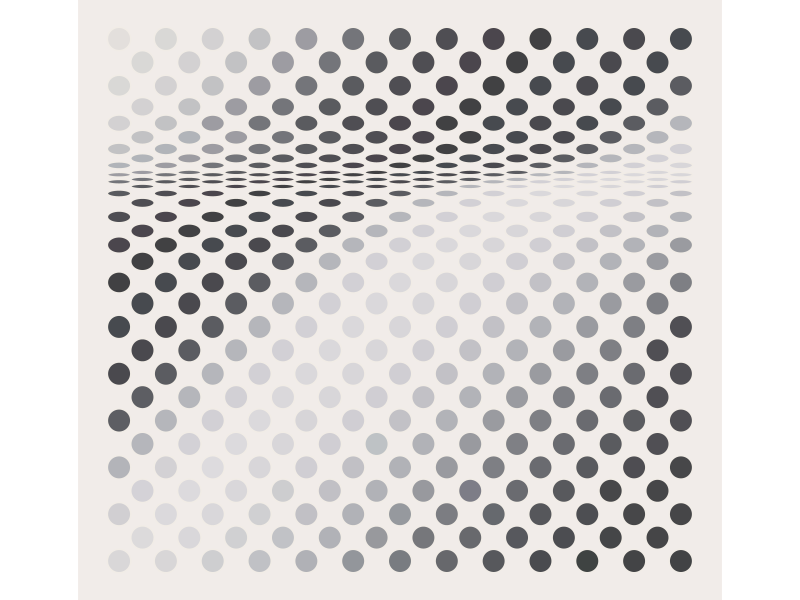

Generate this figure with R:
library(ggplot2)
library(ggforce)

# https://www.tate.org.uk/art/artworks/riley-hesitate-t04132
# Bridget Riley
# Hesitate
# 1964

ggplot() +

  # even rows (when a = 1 for first 12 rows)
  # x: start with 0 and go to 48 by 4
  # y: start with 0 and goes to _ by 4
  geom_ellipse(aes(x0 = 0, y0 = 0, a = 1, b = 1, angle = pi),  fill = "#D9D7D8", color = "#F1ECE6") +
  geom_ellipse(aes(x0 = 4, y0 = 0, a = 1, b = 1, angle = pi),  fill = "#D8D6D7", color = "#F1ECE6") +
  geom_ellipse(aes(x0 = 8, y0 = 0, a = 1, b = 1, angle = pi),  fill = "#CECED0", color = "#F1ECE6") +
  geom_ellipse(aes(x0 = 12, y0 = 0, a = 1, b = 1, angle = pi), fill = "#C0C1C5", color = "#F1ECE6") +
  geom_ellipse(aes(x0 = 16, y0 = 0, a = 1, b = 1, angle = pi), fill = "#B0B1B6", color = "#F1ECE6") +
  geom_ellipse(aes(x0 = 20, y0 = 0, a = 1, b = 1, angle = pi), fill = "#93969B", color = "#F1ECE6") +
  geom_ellipse(aes(x0 = 24, y0 = 0, a = 1, b = 1, angle = pi), fill = "#797C81", color = "#F1ECE6") +
  geom_ellipse(aes(x0 = 28, y0 = 0, a = 1, b = 1, angle = pi), fill = "#67686C", color = "#F1ECE6") +
  geom_ellipse(aes(x0 = 32, y0 = 0, a = 1, b = 1, angle = pi), fill = "#57585C", color = "#F1ECE6") +
  geom_ellipse(aes(x0 = 36, y0 = 0, a = 1, b = 1, angle = pi), fill = "#4A4B4F", color = "#F1ECE6") +
  geom_ellipse(aes(x0 = 40, y0 = 0, a = 1, b = 1, angle = pi), fill = "#3F4342", color = "#F1ECE6") +
  geom_ellipse(aes(x0 = 44, y0 = 0, a = 1, b = 1, angle = pi), fill = "#434446", color = "#F1ECE6") +
  geom_ellipse(aes(x0 = 48, y0 = 0, a = 1, b = 1, angle = pi), fill = "#424345", color = "#F1ECE6") +

  # odd rows (when a = 1 for first 12 rows)
  # x: start with 2 and go to 48 by 4
  # y: start with 2 and goes to _ by 4
  geom_ellipse(aes(x0 = 2, y0 = 2, a = 1, b = 1, angle = pi),  fill = "#DCDADB", color = "#F1ECE6") +
  geom_ellipse(aes(x0 = 6, y0 = 2, a = 1, b = 1, angle = pi),  fill = "#D9D7DA", color = "#F1ECE6") +
  geom_ellipse(aes(x0 = 10, y0 = 2, a = 1, b = 1, angle = pi), fill = "#D0D0D2", color = "#F1ECE6") +
  geom_ellipse(aes(x0 = 14, y0 = 2, a = 1, b = 1, angle = pi), fill = "#C1C2C6", color = "#F1ECE6") +
  geom_ellipse(aes(x0 = 18, y0 = 2, a = 1, b = 1, angle = pi), fill = "#B1B2B7", color = "#F1ECE6") +
  geom_ellipse(aes(x0 = 22, y0 = 2, a = 1, b = 1, angle = pi), fill = "#98999D", color = "#F1ECE6") +
  geom_ellipse(aes(x0 = 26, y0 = 2, a = 1, b = 1, angle = pi), fill = "#76777B", color = "#F1ECE6") +
  geom_ellipse(aes(x0 = 30, y0 = 2, a = 1, b = 1, angle = pi), fill = "#68696D", color = "#F1ECE6") +
  geom_ellipse(aes(x0 = 34, y0 = 2, a = 1, b = 1, angle = pi), fill = "#57585D", color = "#F1ECE6") +
  geom_ellipse(aes(x0 = 38, y0 = 2, a = 1, b = 1, angle = pi), fill = "#4C4D51", color = "#F1ECE6") +
  geom_ellipse(aes(x0 = 42, y0 = 2, a = 1, b = 1, angle = pi), fill = "#454648", color = "#F1ECE6") +
  geom_ellipse(aes(x0 = 46, y0 = 2, a = 1, b = 1, angle = pi), fill = "#454547", color = "#F1ECE6") +

  geom_ellipse(aes(x0 = 0, y0 = 4, a = 1, b = 1,  angle = pi), fill = "#D1CFD2", color = "#F1ECE6") +
  geom_ellipse(aes(x0 = 4, y0 = 4, a = 1, b = 1,  angle = pi), fill = "#DBD9DC", color = "#F1ECE6") +
  geom_ellipse(aes(x0 = 8, y0 = 4, a = 1, b = 1,  angle = pi), fill = "#D9D7DA", color = "#F1ECE6") +
  geom_ellipse(aes(x0 = 12, y0 = 4, a = 1, b = 1, angle = pi), fill = "#D0D0D2", color = "#F1ECE6") +
  geom_ellipse(aes(x0 = 16, y0 = 4, a = 1, b = 1, angle = pi), fill = "#C1C0C5", color = "#F1ECE6") +
  geom_ellipse(aes(x0 = 20, y0 = 4, a = 1, b = 1, angle = pi), fill = "#B1B2B7", color = "#F1ECE6") +
  geom_ellipse(aes(x0 = 24, y0 = 4, a = 1, b = 1, angle = pi), fill = "#96999E", color = "#F1ECE6") +
  geom_ellipse(aes(x0 = 28, y0 = 4, a = 1, b = 1, angle = pi), fill = "#7C7D82", color = "#F1ECE6") +
  geom_ellipse(aes(x0 = 32, y0 = 4, a = 1, b = 1, angle = pi), fill = "#66696E", color = "#F1ECE6") +
  geom_ellipse(aes(x0 = 36, y0 = 4, a = 1, b = 1, angle = pi), fill = "#56575B", color = "#F1ECE6") +
  geom_ellipse(aes(x0 = 40, y0 = 4, a = 1, b = 1, angle = pi), fill = "#4D4E52", color = "#F1ECE6") +
  geom_ellipse(aes(x0 = 44, y0 = 4, a = 1, b = 1, angle = pi), fill = "#474749", color = "#F1ECE6") +
  geom_ellipse(aes(x0 = 48, y0 = 4, a = 1, b = 1, angle = pi), fill = "#464648", color = "#F1ECE6") +

  geom_ellipse(aes(x0 = 2, y0 = 6, a = 1, b = 1,  angle = pi), fill = "#D4D2D7", color = "#F1ECE6") +
  geom_ellipse(aes(x0 = 6, y0 = 6, a = 1, b = 1,  angle = pi), fill = "#DCDADD", color = "#F1ECE6") +
  geom_ellipse(aes(x0 = 10, y0 = 6, a = 1, b = 1, angle = pi), fill = "#D9D7DA", color = "#F1ECE6") +
  geom_ellipse(aes(x0 = 14, y0 = 6, a = 1, b = 1, angle = pi), fill = "#CDCDCF", color = "#F1ECE6") +
  geom_ellipse(aes(x0 = 18, y0 = 6, a = 1, b = 1, angle = pi), fill = "#C1C0C5", color = "#F1ECE6") +
  geom_ellipse(aes(x0 = 22, y0 = 6, a = 1, b = 1, angle = pi), fill = "#B1B2B7", color = "#F1ECE6") +
  geom_ellipse(aes(x0 = 26, y0 = 6, a = 1, b = 1, angle = pi), fill = "#98999E", color = "#F1ECE6") +
  geom_ellipse(aes(x0 = 30, y0 = 6, a = 1, b = 1, angle = pi), fill = "#7D7D87", color = "#F1ECE6") +
  geom_ellipse(aes(x0 = 34, y0 = 6, a = 1, b = 1, angle = pi), fill = "#6A6B70", color = "#F1ECE6") +
  geom_ellipse(aes(x0 = 38, y0 = 6, a = 1, b = 1, angle = pi), fill = "#58595D", color = "#F1ECE6") +
  geom_ellipse(aes(x0 = 42, y0 = 6, a = 1, b = 1, angle = pi), fill = "#474749", color = "#F1ECE6") +
  geom_ellipse(aes(x0 = 46, y0 = 6, a = 1, b = 1, angle = pi), fill = "#464648", color = "#F1ECE6") + 

  geom_ellipse(aes(x0 = 0,  y0 = 8, a = 1, b = 1, angle = pi), fill = "#B3B4B9", color = "#F1ECE6") +
  geom_ellipse(aes(x0 = 4,  y0 = 8, a = 1, b = 1, angle = pi), fill = "#D3D1D4", color = "#F1ECE6") +
  geom_ellipse(aes(x0 = 8,  y0 = 8, a = 1, b = 1, angle = pi), fill = "#DDDBDE", color = "#F1ECE6") +
  geom_ellipse(aes(x0 = 12, y0 = 8, a = 1, b = 1, angle = pi), fill = "#D8D6D9", color = "#F1ECE6") +
  geom_ellipse(aes(x0 = 16, y0 = 8, a = 1, b = 1, angle = pi), fill = "#D0CED3", color = "#F1ECE6") +
  geom_ellipse(aes(x0 = 20, y0 = 8, a = 1, b = 1, angle = pi), fill = "#C1C0C5", color = "#F1ECE6") +
  geom_ellipse(aes(x0 = 24, y0 = 8, a = 1, b = 1, angle = pi), fill = "#B1B2B7", color = "#F1ECE6") +
  geom_ellipse(aes(x0 = 28, y0 = 8, a = 1, b = 1, angle = pi), fill = "#999A9F", color = "#F1ECE6") +
  geom_ellipse(aes(x0 = 32, y0 = 8, a = 1, b = 1, angle = pi), fill = "#7E7F84", color = "#F1ECE6") +
  geom_ellipse(aes(x0 = 36, y0 = 8, a = 1, b = 1, angle = pi), fill = "#6A6B70", color = "#F1ECE6") +
  geom_ellipse(aes(x0 = 40, y0 = 8, a = 1, b = 1, angle = pi), fill = "#595A5E", color = "#F1ECE6") +
  geom_ellipse(aes(x0 = 44, y0 = 8, a = 1, b = 1, angle = pi), fill = "#4E4D52", color = "#F1ECE6") +
  geom_ellipse(aes(x0 = 48, y0 = 8, a = 1, b = 1, angle = pi), fill = "#474749", color = "#F1ECE6") +

  geom_ellipse(aes(x0 = 2,  y0 = 10, a = 1, b = 1, angle = pi), fill = "#B5B6BB", color = "#F1ECE6") +
  geom_ellipse(aes(x0 = 6,  y0 = 10, a = 1, b = 1, angle = pi), fill = "#D3D1D6", color = "#F1ECE6") +
  geom_ellipse(aes(x0 = 10, y0 = 10, a = 1, b = 1, angle = pi), fill = "#DCDADD", color = "#F1ECE6") +
  geom_ellipse(aes(x0 = 14, y0 = 10, a = 1, b = 1, angle = pi), fill = "#D8D6D9", color = "#F1ECE6") +
  geom_ellipse(aes(x0 = 18, y0 = 10, a = 1, b = 1, angle = pi), fill = "#D0CED3", color = "#F1ECE6") +
  geom_ellipse(aes(x0 = 22, y0 = 10, a = 1, b = 1, angle = pi), fill = "#BEC2C5", color = "#F1ECE6") +
  geom_ellipse(aes(x0 = 26, y0 = 10, a = 1, b = 1, angle = pi), fill = "#B1B2B7", color = "#F1ECE6") +
  geom_ellipse(aes(x0 = 30, y0 = 10, a = 1, b = 1, angle = pi), fill = "#999A9F", color = "#F1ECE6") +
  geom_ellipse(aes(x0 = 34, y0 = 10, a = 1, b = 1, angle = pi), fill = "#7F8085", color = "#F1ECE6") +
  geom_ellipse(aes(x0 = 38, y0 = 10, a = 1, b = 1, angle = pi), fill = "#6A6B70", color = "#F1ECE6") +
  geom_ellipse(aes(x0 = 42, y0 = 10, a = 1, b = 1, angle = pi), fill = "#5A5B5F", color = "#F1ECE6") +
  geom_ellipse(aes(x0 = 46, y0 = 10, a = 1, b = 1, angle = pi), fill = "#504F54", color = "#F1ECE6") +

  geom_ellipse(aes(x0 = 0,  y0 = 12, a = 1, b = 1, angle = pi), fill = "#5D5E63", color = "#F1ECE6") +
  geom_ellipse(aes(x0 = 4,  y0 = 12, a = 1, b = 1, angle = pi), fill = "#B5B6BB", color = "#F1ECE6") +
  geom_ellipse(aes(x0 = 8,  y0 = 12, a = 1, b = 1, angle = pi), fill = "#D2D0D5", color = "#F1ECE6") +
  geom_ellipse(aes(x0 = 12, y0 = 12, a = 1, b = 1, angle = pi), fill = "#DBD9DC", color = "#F1ECE6") +
  geom_ellipse(aes(x0 = 16, y0 = 12, a = 1, b = 1, angle = pi), fill = "#D7D5D8", color = "#F1ECE6") +
  geom_ellipse(aes(x0 = 20, y0 = 12, a = 1, b = 1, angle = pi), fill = "#D0CED3", color = "#F1ECE6") +
  geom_ellipse(aes(x0 = 24, y0 = 12, a = 1, b = 1, angle = pi), fill = "#C2C1C6", color = "#F1ECE6") +
  geom_ellipse(aes(x0 = 28, y0 = 12, a = 1, b = 1, angle = pi), fill = "#B2B3B8", color = "#F1ECE6") +
  geom_ellipse(aes(x0 = 32, y0 = 12, a = 1, b = 1, angle = pi), fill = "#9A9BA0", color = "#F1ECE6") +
  geom_ellipse(aes(x0 = 36, y0 = 12, a = 1, b = 1, angle = pi), fill = "#7E7F84", color = "#F1ECE6") +
  geom_ellipse(aes(x0 = 40, y0 = 12, a = 1, b = 1, angle = pi), fill = "#6A6B70", color = "#F1ECE6") +
  geom_ellipse(aes(x0 = 44, y0 = 12, a = 1, b = 1, angle = pi), fill = "#5B5C60", color = "#F1ECE6") +
  geom_ellipse(aes(x0 = 48, y0 = 12, a = 1, b = 1, angle = pi), fill = "#504F54", color = "#F1ECE6") +

  geom_ellipse(aes(x0 = 2,  y0 = 14, a = 1, b = 1, angle = pi), fill = "#5D5E63", color = "#F1ECE6") +
  geom_ellipse(aes(x0 = 6,  y0 = 14, a = 1, b = 1, angle = pi), fill = "#B5B6BB", color = "#F1ECE6") +
  geom_ellipse(aes(x0 = 10, y0 = 14, a = 1, b = 1, angle = pi), fill = "#D2D0D5", color = "#F1ECE6") +
  geom_ellipse(aes(x0 = 14, y0 = 14, a = 1, b = 1, angle = pi), fill = "#DAD8DB", color = "#F1ECE6") +
  geom_ellipse(aes(x0 = 18, y0 = 14, a = 1, b = 1, angle = pi), fill = "#D8D6D9", color = "#F1ECE6") +
  geom_ellipse(aes(x0 = 22, y0 = 14, a = 1, b = 1, angle = pi), fill = "#D0CED3", color = "#F1ECE6") +
  geom_ellipse(aes(x0 = 26, y0 = 14, a = 1, b = 1, angle = pi), fill = "#C2C1C6", color = "#F1ECE6") +
  geom_ellipse(aes(x0 = 30, y0 = 14, a = 1, b = 1, angle = pi), fill = "#B2B3B8", color = "#F1ECE6") +
  geom_ellipse(aes(x0 = 34, y0 = 14, a = 1, b = 1, angle = pi), fill = "#9A9BA0", color = "#F1ECE6") +
  geom_ellipse(aes(x0 = 38, y0 = 14, a = 1, b = 1, angle = pi), fill = "#7E7F84", color = "#F1ECE6") +
  geom_ellipse(aes(x0 = 42, y0 = 14, a = 1, b = 1, angle = pi), fill = "#6A6B70", color = "#F1ECE6") +
  geom_ellipse(aes(x0 = 46, y0 = 14, a = 1, b = 1, angle = pi), fill = "#504F54", color = "#F1ECE6") +

  geom_ellipse(aes(x0 = 0,  y0 = 16, a = 1, b = 1, angle = pi), fill = "#4A494E", color = "#F1ECE6") +
  geom_ellipse(aes(x0 = 4,  y0 = 16, a = 1, b = 1, angle = pi), fill = "#5B5C61", color = "#F1ECE6") +
  geom_ellipse(aes(x0 = 8,  y0 = 16, a = 1, b = 1, angle = pi), fill = "#B5B6BB", color = "#F1ECE6") +
  geom_ellipse(aes(x0 = 12, y0 = 16, a = 1, b = 1, angle = pi), fill = "#D2D0D5", color = "#F1ECE6") +
  geom_ellipse(aes(x0 = 16, y0 = 16, a = 1, b = 1, angle = pi), fill = "#DAD8DB", color = "#F1ECE6") +
  geom_ellipse(aes(x0 = 20, y0 = 16, a = 1, b = 1, angle = pi), fill = "#D8D6D9", color = "#F1ECE6") +
  geom_ellipse(aes(x0 = 24, y0 = 16, a = 1, b = 1, angle = pi), fill = "#D0CED3", color = "#F1ECE6") +
  geom_ellipse(aes(x0 = 28, y0 = 16, a = 1, b = 1, angle = pi), fill = "#C2C1C6", color = "#F1ECE6") +
  geom_ellipse(aes(x0 = 32, y0 = 16, a = 1, b = 1, angle = pi), fill = "#B2B3B8", color = "#F1ECE6") +
  geom_ellipse(aes(x0 = 36, y0 = 16, a = 1, b = 1, angle = pi), fill = "#9A9BA0", color = "#F1ECE6") +
  geom_ellipse(aes(x0 = 40, y0 = 16, a = 1, b = 1, angle = pi), fill = "#7E7F84", color = "#F1ECE6") +
  geom_ellipse(aes(x0 = 44, y0 = 16, a = 1, b = 1, angle = pi), fill = "#6A6B70", color = "#F1ECE6") +
  geom_ellipse(aes(x0 = 48, y0 = 16, a = 1, b = 1, angle = pi), fill = "#504F54", color = "#F1ECE6") +

  geom_ellipse(aes(x0 = 2,  y0 = 18, a = 1, b = 1, angle = pi), fill = "#4A494E", color = "#F1ECE6") +
  geom_ellipse(aes(x0 = 6,  y0 = 18, a = 1, b = 1, angle = pi), fill = "#5B5C61", color = "#F1ECE6") +
  geom_ellipse(aes(x0 = 10, y0 = 18, a = 1, b = 1, angle = pi), fill = "#B5B6BB", color = "#F1ECE6") +
  geom_ellipse(aes(x0 = 14, y0 = 18, a = 1, b = 1, angle = pi), fill = "#D2D0D5", color = "#F1ECE6") +
  geom_ellipse(aes(x0 = 18, y0 = 18, a = 1, b = 1, angle = pi), fill = "#DAD8DB", color = "#F1ECE6") +
  geom_ellipse(aes(x0 = 22, y0 = 18, a = 1, b = 1, angle = pi), fill = "#D8D6D9", color = "#F1ECE6") +
  geom_ellipse(aes(x0 = 26, y0 = 18, a = 1, b = 1, angle = pi), fill = "#D0CED3", color = "#F1ECE6") +
  geom_ellipse(aes(x0 = 30, y0 = 18, a = 1, b = 1, angle = pi), fill = "#C2C1C6", color = "#F1ECE6") +
  geom_ellipse(aes(x0 = 34, y0 = 18, a = 1, b = 1, angle = pi), fill = "#B2B3B8", color = "#F1ECE6") +
  geom_ellipse(aes(x0 = 38, y0 = 18, a = 1, b = 1, angle = pi), fill = "#9A9BA0", color = "#F1ECE6") +
  geom_ellipse(aes(x0 = 42, y0 = 18, a = 1, b = 1, angle = pi), fill = "#7E7F84", color = "#F1ECE6") +
  geom_ellipse(aes(x0 = 46, y0 = 18, a = 1, b = 1, angle = pi), fill = "#504F54", color = "#F1ECE6") +

  geom_ellipse(aes(x0 = 0,  y0 = 20, a = 1, b = 1, angle = pi), fill = "#474A4F", color = "#F1ECE6") +
  geom_ellipse(aes(x0 = 4,  y0 = 20, a = 1, b = 1, angle = pi), fill = "#4A494E", color = "#F1ECE6") +
  geom_ellipse(aes(x0 = 8,  y0 = 20, a = 1, b = 1, angle = pi), fill = "#5B5C61", color = "#F1ECE6") +
  geom_ellipse(aes(x0 = 12, y0 = 20, a = 1, b = 1, angle = pi), fill = "#B5B6BB", color = "#F1ECE6") +
  geom_ellipse(aes(x0 = 16, y0 = 20, a = 1, b = 1, angle = pi), fill = "#D2D0D5", color = "#F1ECE6") +
  geom_ellipse(aes(x0 = 20, y0 = 20, a = 1, b = 1, angle = pi), fill = "#DAD8DB", color = "#F1ECE6") +
  geom_ellipse(aes(x0 = 24, y0 = 20, a = 1, b = 1, angle = pi), fill = "#D8D6D9", color = "#F1ECE6") +
  geom_ellipse(aes(x0 = 28, y0 = 20, a = 1, b = 1, angle = pi), fill = "#D0CED3", color = "#F1ECE6") +
  geom_ellipse(aes(x0 = 32, y0 = 20, a = 1, b = 1, angle = pi), fill = "#C2C1C6", color = "#F1ECE6") +
  geom_ellipse(aes(x0 = 36, y0 = 20, a = 1, b = 1, angle = pi), fill = "#B2B3B8", color = "#F1ECE6") +
  geom_ellipse(aes(x0 = 40, y0 = 20, a = 1, b = 1, angle = pi), fill = "#9A9BA0", color = "#F1ECE6") +
  geom_ellipse(aes(x0 = 44, y0 = 20, a = 1, b = 1, angle = pi), fill = "#7E7F84", color = "#F1ECE6") +
  geom_ellipse(aes(x0 = 48, y0 = 20, a = 1, b = 1, angle = pi), fill = "#504F54", color = "#F1ECE6") +

  geom_ellipse(aes(x0 = 2,  y0 = 22, a = 1, b = 1, angle = pi), fill = "#474A4F", color = "#F1ECE6") +
  geom_ellipse(aes(x0 = 6,  y0 = 22, a = 1, b = 1, angle = pi), fill = "#4A494E", color = "#F1ECE6") +
  geom_ellipse(aes(x0 = 10, y0 = 22, a = 1, b = 1, angle = pi), fill = "#5B5C61", color = "#F1ECE6") +
  geom_ellipse(aes(x0 = 14, y0 = 22, a = 1, b = 1, angle = pi), fill = "#B5B6BB", color = "#F1ECE6") +
  geom_ellipse(aes(x0 = 18, y0 = 22, a = 1, b = 1, angle = pi), fill = "#D2D0D5", color = "#F1ECE6") +
  geom_ellipse(aes(x0 = 22, y0 = 22, a = 1, b = 1, angle = pi), fill = "#DAD8DB", color = "#F1ECE6") +
  geom_ellipse(aes(x0 = 26, y0 = 22, a = 1, b = 1, angle = pi), fill = "#D8D6D9", color = "#F1ECE6") +
  geom_ellipse(aes(x0 = 30, y0 = 22, a = 1, b = 1, angle = pi), fill = "#D0CED3", color = "#F1ECE6") +
  geom_ellipse(aes(x0 = 34, y0 = 22, a = 1, b = 1, angle = pi), fill = "#C2C1C6", color = "#F1ECE6") +
  geom_ellipse(aes(x0 = 38, y0 = 22, a = 1, b = 1, angle = pi), fill = "#B2B3B8", color = "#F1ECE6") +
  geom_ellipse(aes(x0 = 42, y0 = 22, a = 1, b = 1, angle = pi), fill = "#9A9BA0", color = "#F1ECE6") +
  geom_ellipse(aes(x0 = 46, y0 = 22, a = 1, b = 1, angle = pi), fill = "#7E7F84", color = "#F1ECE6") +

  geom_ellipse(aes(x0 = 0,  y0 = 23.8, a = 1, b = 0.9, angle = pi), fill = "#414143", color = "#F1ECE6") +
  geom_ellipse(aes(x0 = 4,  y0 = 23.8, a = 1, b = 0.9, angle = pi), fill = "#474A4F", color = "#F1ECE6") +
  geom_ellipse(aes(x0 = 8,  y0 = 23.8, a = 1, b = 0.9, angle = pi), fill = "#4A494E", color = "#F1ECE6") +
  geom_ellipse(aes(x0 = 12, y0 = 23.8, a = 1, b = 0.9, angle = pi), fill = "#5B5C61", color = "#F1ECE6") +
  geom_ellipse(aes(x0 = 16, y0 = 23.8, a = 1, b = 0.9, angle = pi), fill = "#B5B6BB", color = "#F1ECE6") +
  geom_ellipse(aes(x0 = 20, y0 = 23.8, a = 1, b = 0.9, angle = pi), fill = "#D2D0D5", color = "#F1ECE6") +
  geom_ellipse(aes(x0 = 24, y0 = 23.8, a = 1, b = 0.9, angle = pi), fill = "#DAD8DB", color = "#F1ECE6") +
  geom_ellipse(aes(x0 = 28, y0 = 23.8, a = 1, b = 0.9, angle = pi), fill = "#D8D6D9", color = "#F1ECE6") +
  geom_ellipse(aes(x0 = 32, y0 = 23.8, a = 1, b = 0.9, angle = pi), fill = "#D0CED3", color = "#F1ECE6") +
  geom_ellipse(aes(x0 = 36, y0 = 23.8, a = 1, b = 0.9, angle = pi), fill = "#C2C1C6", color = "#F1ECE6") +
  geom_ellipse(aes(x0 = 40, y0 = 23.8, a = 1, b = 0.9, angle = pi), fill = "#B2B3B8", color = "#F1ECE6") +
  geom_ellipse(aes(x0 = 44, y0 = 23.8, a = 1, b = 0.9, angle = pi), fill = "#9A9BA0", color = "#F1ECE6") +
  geom_ellipse(aes(x0 = 48, y0 = 23.8, a = 1, b = 0.9, angle = pi), fill = "#7E7F84", color = "#F1ECE6") +

  geom_ellipse(aes(x0 = 2,  y0 = 25.6, a = 1, b = 0.8, angle = pi), fill = "#414143", color = "#F1ECE6") +
  geom_ellipse(aes(x0 = 6,  y0 = 25.6, a = 1, b = 0.8, angle = pi), fill = "#474A4F", color = "#F1ECE6") +
  geom_ellipse(aes(x0 = 10, y0 = 25.6, a = 1, b = 0.8, angle = pi), fill = "#4A494E", color = "#F1ECE6") +
  geom_ellipse(aes(x0 = 14, y0 = 25.6, a = 1, b = 0.8, angle = pi), fill = "#5B5C61", color = "#F1ECE6") +
  geom_ellipse(aes(x0 = 18, y0 = 25.6, a = 1, b = 0.8, angle = pi), fill = "#B5B6BB", color = "#F1ECE6") +
  geom_ellipse(aes(x0 = 22, y0 = 25.6, a = 1, b = 0.8, angle = pi), fill = "#D2D0D5", color = "#F1ECE6") +
  geom_ellipse(aes(x0 = 26, y0 = 25.6, a = 1, b = 0.8, angle = pi), fill = "#DAD8DB", color = "#F1ECE6") +
  geom_ellipse(aes(x0 = 30, y0 = 25.6, a = 1, b = 0.8, angle = pi), fill = "#D8D6D9", color = "#F1ECE6") +
  geom_ellipse(aes(x0 = 34, y0 = 25.6, a = 1, b = 0.8, angle = pi), fill = "#D0CED3", color = "#F1ECE6") +
  geom_ellipse(aes(x0 = 38, y0 = 25.6, a = 1, b = 0.8, angle = pi), fill = "#C2C1C6", color = "#F1ECE6") +
  geom_ellipse(aes(x0 = 42, y0 = 25.6, a = 1, b = 0.8, angle = pi), fill = "#B2B3B8", color = "#F1ECE6") +
  geom_ellipse(aes(x0 = 46, y0 = 25.6, a = 1, b = 0.8, angle = pi), fill = "#9A9BA0", color = "#F1ECE6") +

  geom_ellipse(aes(x0 = 0,  y0 = 27, a = 1, b = 0.7, angle = pi), fill = "#4B464D", color = "#F1ECE6") +
  geom_ellipse(aes(x0 = 4,  y0 = 27, a = 1, b = 0.7, angle = pi), fill = "#414143", color = "#F1ECE6") +
  geom_ellipse(aes(x0 = 8,  y0 = 27, a = 1, b = 0.7, angle = pi), fill = "#474A4F", color = "#F1ECE6") +
  geom_ellipse(aes(x0 = 12, y0 = 27, a = 1, b = 0.7, angle = pi), fill = "#4A494E", color = "#F1ECE6") +
  geom_ellipse(aes(x0 = 16, y0 = 27, a = 1, b = 0.7, angle = pi), fill = "#5B5C61", color = "#F1ECE6") +
  geom_ellipse(aes(x0 = 20, y0 = 27, a = 1, b = 0.7, angle = pi), fill = "#B5B6BB", color = "#F1ECE6") +
  geom_ellipse(aes(x0 = 24, y0 = 27, a = 1, b = 0.7, angle = pi), fill = "#D2D0D5", color = "#F1ECE6") +
  geom_ellipse(aes(x0 = 28, y0 = 27, a = 1, b = 0.7, angle = pi), fill = "#DAD8DB", color = "#F1ECE6") +
  geom_ellipse(aes(x0 = 32, y0 = 27, a = 1, b = 0.7, angle = pi), fill = "#D8D6D9", color = "#F1ECE6") +
  geom_ellipse(aes(x0 = 36, y0 = 27, a = 1, b = 0.7, angle = pi), fill = "#D0CED3", color = "#F1ECE6") +
  geom_ellipse(aes(x0 = 40, y0 = 27, a = 1, b = 0.7, angle = pi), fill = "#C2C1C6", color = "#F1ECE6") +
  geom_ellipse(aes(x0 = 44, y0 = 27, a = 1, b = 0.7, angle = pi), fill = "#B2B3B8", color = "#F1ECE6") +
  geom_ellipse(aes(x0 = 48, y0 = 27, a = 1, b = 0.7, angle = pi), fill = "#9A9BA0", color = "#F1ECE6") +

  geom_ellipse(aes(x0 = 2,  y0 = 28.2, a = 1, b = 0.6, angle = pi), fill = "#4B464D", color = "#F1ECE6") +
  geom_ellipse(aes(x0 = 6,  y0 = 28.2, a = 1, b = 0.6, angle = pi), fill = "#414143", color = "#F1ECE6") +
  geom_ellipse(aes(x0 = 10, y0 = 28.2, a = 1, b = 0.6, angle = pi), fill = "#474A4F", color = "#F1ECE6") +
  geom_ellipse(aes(x0 = 14, y0 = 28.2, a = 1, b = 0.6, angle = pi), fill = "#4A494E", color = "#F1ECE6") +
  geom_ellipse(aes(x0 = 18, y0 = 28.2, a = 1, b = 0.6, angle = pi), fill = "#5B5C61", color = "#F1ECE6") +
  geom_ellipse(aes(x0 = 22, y0 = 28.2, a = 1, b = 0.6, angle = pi), fill = "#B5B6BB", color = "#F1ECE6") +
  geom_ellipse(aes(x0 = 26, y0 = 28.2, a = 1, b = 0.6, angle = pi), fill = "#D2D0D5", color = "#F1ECE6") +
  geom_ellipse(aes(x0 = 30, y0 = 28.2, a = 1, b = 0.6, angle = pi), fill = "#DAD8DB", color = "#F1ECE6") +
  geom_ellipse(aes(x0 = 34, y0 = 28.2, a = 1, b = 0.6, angle = pi), fill = "#D8D6D9", color = "#F1ECE6") +
  geom_ellipse(aes(x0 = 38, y0 = 28.2, a = 1, b = 0.6, angle = pi), fill = "#D0CED3", color = "#F1ECE6") +
  geom_ellipse(aes(x0 = 42, y0 = 28.2, a = 1, b = 0.6, angle = pi), fill = "#C2C1C6", color = "#F1ECE6") +
  geom_ellipse(aes(x0 = 46, y0 = 28.2, a = 1, b = 0.6, angle = pi), fill = "#B2B3B8", color = "#F1ECE6") +

  geom_ellipse(aes(x0 = 0,  y0 = 29.4, a = 1, b = 0.5, angle = pi), fill = "#4F4E53", color = "#F1ECE6") +
  geom_ellipse(aes(x0 = 4,  y0 = 29.4, a = 1, b = 0.5, angle = pi), fill = "#4B464D", color = "#F1ECE6") +
  geom_ellipse(aes(x0 = 8,  y0 = 29.4, a = 1, b = 0.5, angle = pi), fill = "#414143", color = "#F1ECE6") +
  geom_ellipse(aes(x0 = 12, y0 = 29.4, a = 1, b = 0.5, angle = pi), fill = "#474A4F", color = "#F1ECE6") +
  geom_ellipse(aes(x0 = 16, y0 = 29.4, a = 1, b = 0.5, angle = pi), fill = "#4A494E", color = "#F1ECE6") +
  geom_ellipse(aes(x0 = 20, y0 = 29.4, a = 1, b = 0.5, angle = pi), fill = "#5B5C61", color = "#F1ECE6") +
  geom_ellipse(aes(x0 = 24, y0 = 29.4, a = 1, b = 0.5, angle = pi), fill = "#B5B6BB", color = "#F1ECE6") +
  geom_ellipse(aes(x0 = 28, y0 = 29.4, a = 1, b = 0.5, angle = pi), fill = "#D2D0D5", color = "#F1ECE6") +
  geom_ellipse(aes(x0 = 32, y0 = 29.4, a = 1, b = 0.5, angle = pi), fill = "#DAD8DB", color = "#F1ECE6") +
  geom_ellipse(aes(x0 = 36, y0 = 29.4, a = 1, b = 0.5, angle = pi), fill = "#D8D6D9", color = "#F1ECE6") +
  geom_ellipse(aes(x0 = 40, y0 = 29.4, a = 1, b = 0.5, angle = pi), fill = "#D0CED3", color = "#F1ECE6") +
  geom_ellipse(aes(x0 = 44, y0 = 29.4, a = 1, b = 0.5, angle = pi), fill = "#C2C1C6", color = "#F1ECE6") +
  geom_ellipse(aes(x0 = 48, y0 = 29.4, a = 1, b = 0.5, angle = pi), fill = "#B2B3B8", color = "#F1ECE6") +

  geom_ellipse(aes(x0 = 2,  y0 = 30.6, a = 1, b = 0.4, angle = pi), fill = "#4F4E53", color = "#F1ECE6") +
  geom_ellipse(aes(x0 = 6,  y0 = 30.6, a = 1, b = 0.4, angle = pi), fill = "#4B464D", color = "#F1ECE6") +
  geom_ellipse(aes(x0 = 10, y0 = 30.6, a = 1, b = 0.4, angle = pi), fill = "#414143", color = "#F1ECE6") +
  geom_ellipse(aes(x0 = 14, y0 = 30.6, a = 1, b = 0.4, angle = pi), fill = "#474A4F", color = "#F1ECE6") +
  geom_ellipse(aes(x0 = 18, y0 = 30.6, a = 1, b = 0.4, angle = pi), fill = "#4A494E", color = "#F1ECE6") +
  geom_ellipse(aes(x0 = 22, y0 = 30.6, a = 1, b = 0.4, angle = pi), fill = "#5B5C61", color = "#F1ECE6") +
  geom_ellipse(aes(x0 = 26, y0 = 30.6, a = 1, b = 0.4, angle = pi), fill = "#B5B6BB", color = "#F1ECE6") +
  geom_ellipse(aes(x0 = 30, y0 = 30.6, a = 1, b = 0.4, angle = pi), fill = "#D2D0D5", color = "#F1ECE6") +
  geom_ellipse(aes(x0 = 34, y0 = 30.6, a = 1, b = 0.4, angle = pi), fill = "#DAD8DB", color = "#F1ECE6") +
  geom_ellipse(aes(x0 = 38, y0 = 30.6, a = 1, b = 0.4, angle = pi), fill = "#D8D6D9", color = "#F1ECE6") +
  geom_ellipse(aes(x0 = 42, y0 = 30.6, a = 1, b = 0.4, angle = pi), fill = "#D0CED3", color = "#F1ECE6") +
  geom_ellipse(aes(x0 = 46, y0 = 30.6, a = 1, b = 0.4, angle = pi), fill = "#C2C1C6", color = "#F1ECE6") +
  
  geom_ellipse(aes(x0 = 0,  y0 = 31.4, a = 1, b = 0.3, angle = pi), fill = "#5A5B5F", color = "#F1ECE6") +
  geom_ellipse(aes(x0 = 4,  y0 = 31.4, a = 1, b = 0.3, angle = pi), fill = "#4F4E53", color = "#F1ECE6") +
  geom_ellipse(aes(x0 = 8,  y0 = 31.4, a = 1, b = 0.3, angle = pi), fill = "#4B464D", color = "#F1ECE6") +
  geom_ellipse(aes(x0 = 12, y0 = 31.4, a = 1, b = 0.3, angle = pi), fill = "#414143", color = "#F1ECE6") +
  geom_ellipse(aes(x0 = 16, y0 = 31.4, a = 1, b = 0.3, angle = pi), fill = "#474A4F", color = "#F1ECE6") +
  geom_ellipse(aes(x0 = 20, y0 = 31.4, a = 1, b = 0.3, angle = pi), fill = "#4A494E", color = "#F1ECE6") +
  geom_ellipse(aes(x0 = 24, y0 = 31.4, a = 1, b = 0.3, angle = pi), fill = "#5B5C61", color = "#F1ECE6") +
  geom_ellipse(aes(x0 = 28, y0 = 31.4, a = 1, b = 0.3, angle = pi), fill = "#B5B6BB", color = "#F1ECE6") +
  geom_ellipse(aes(x0 = 32, y0 = 31.4, a = 1, b = 0.3, angle = pi), fill = "#D2D0D5", color = "#F1ECE6") +
  geom_ellipse(aes(x0 = 36, y0 = 31.4, a = 1, b = 0.3, angle = pi), fill = "#DAD8DB", color = "#F1ECE6") +
  geom_ellipse(aes(x0 = 40, y0 = 31.4, a = 1, b = 0.3, angle = pi), fill = "#D8D6D9", color = "#F1ECE6") +
  geom_ellipse(aes(x0 = 44, y0 = 31.4, a = 1, b = 0.3, angle = pi), fill = "#D0CED3", color = "#F1ECE6") +
  geom_ellipse(aes(x0 = 48, y0 = 31.4, a = 1, b = 0.3, angle = pi), fill = "#C2C1C6", color = "#F1ECE6") +

  geom_ellipse(aes(x0 = 2,  y0 = 32, a = 1, b = 0.2, angle = pi), fill = "#5A5B5F", color = "#F1ECE6") +
  geom_ellipse(aes(x0 = 6,  y0 = 32, a = 1, b = 0.2, angle = pi), fill = "#4F4E53", color = "#F1ECE6") +
  geom_ellipse(aes(x0 = 10, y0 = 32, a = 1, b = 0.2, angle = pi), fill = "#4B464D", color = "#F1ECE6") +
  geom_ellipse(aes(x0 = 14, y0 = 32, a = 1, b = 0.2, angle = pi), fill = "#414143", color = "#F1ECE6") +
  geom_ellipse(aes(x0 = 18, y0 = 32, a = 1, b = 0.2, angle = pi), fill = "#474A4F", color = "#F1ECE6") +
  geom_ellipse(aes(x0 = 22, y0 = 32, a = 1, b = 0.2, angle = pi), fill = "#4A494E", color = "#F1ECE6") +
  geom_ellipse(aes(x0 = 26, y0 = 32, a = 1, b = 0.2, angle = pi), fill = "#5B5C61", color = "#F1ECE6") +
  geom_ellipse(aes(x0 = 30, y0 = 32, a = 1, b = 0.2, angle = pi), fill = "#B5B6BB", color = "#F1ECE6") +
  geom_ellipse(aes(x0 = 34, y0 = 32, a = 1, b = 0.2, angle = pi), fill = "#D2D0D5", color = "#F1ECE6") +
  geom_ellipse(aes(x0 = 38, y0 = 32, a = 1, b = 0.2, angle = pi), fill = "#DAD8DB", color = "#F1ECE6") +
  geom_ellipse(aes(x0 = 42, y0 = 32, a = 1, b = 0.2, angle = pi), fill = "#D8D6D9", color = "#F1ECE6") +
  geom_ellipse(aes(x0 = 46, y0 = 32, a = 1, b = 0.2, angle = pi), fill = "#D0CED3", color = "#F1ECE6") +

  
  geom_ellipse(aes(x0 = 0,  y0 = 32.4, a = 1, b = 0.2, angle = pi), fill = "#74757A", color = "#F1ECE6") +
  geom_ellipse(aes(x0 = 4,  y0 = 32.4, a = 1, b = 0.2, angle = pi), fill = "#5A5B5F", color = "#F1ECE6") +
  geom_ellipse(aes(x0 = 8,  y0 = 32.4, a = 1, b = 0.2, angle = pi), fill = "#4F4E53", color = "#F1ECE6") +
  geom_ellipse(aes(x0 = 12, y0 = 32.4, a = 1, b = 0.2, angle = pi), fill = "#4B464D", color = "#F1ECE6") +
  geom_ellipse(aes(x0 = 16, y0 = 32.4, a = 1, b = 0.2, angle = pi), fill = "#414143", color = "#F1ECE6") +
  geom_ellipse(aes(x0 = 20, y0 = 32.4, a = 1, b = 0.2, angle = pi), fill = "#474A4F", color = "#F1ECE6") +
  geom_ellipse(aes(x0 = 24, y0 = 32.4, a = 1, b = 0.2, angle = pi), fill = "#4A494E", color = "#F1ECE6") +
  geom_ellipse(aes(x0 = 28, y0 = 32.4, a = 1, b = 0.2, angle = pi), fill = "#5B5C61", color = "#F1ECE6") +
  geom_ellipse(aes(x0 = 32, y0 = 32.4, a = 1, b = 0.2, angle = pi), fill = "#B5B6BB", color = "#F1ECE6") +
  geom_ellipse(aes(x0 = 36, y0 = 32.4, a = 1, b = 0.2, angle = pi), fill = "#D2D0D5", color = "#F1ECE6") +
  geom_ellipse(aes(x0 = 40, y0 = 32.4, a = 1, b = 0.2, angle = pi), fill = "#DAD8DB", color = "#F1ECE6") +
  geom_ellipse(aes(x0 = 44, y0 = 32.4, a = 1, b = 0.2, angle = pi), fill = "#D8D6D9", color = "#F1ECE6") +
  geom_ellipse(aes(x0 = 48, y0 = 32.4, a = 1, b = 0.2, angle = pi), fill = "#D0CED3", color = "#F1ECE6") +

  geom_ellipse(aes(x0 = 2,  y0 = 32.6, a = 1, b = 0.2, angle = pi), fill = "#74757A", color = "#F1ECE6") +
  geom_ellipse(aes(x0 = 6,  y0 = 32.6, a = 1, b = 0.2, angle = pi), fill = "#5A5B5F", color = "#F1ECE6") +
  geom_ellipse(aes(x0 = 10, y0 = 32.6, a = 1, b = 0.2, angle = pi), fill = "#4F4E53", color = "#F1ECE6") +
  geom_ellipse(aes(x0 = 14, y0 = 32.6, a = 1, b = 0.2, angle = pi), fill = "#4B464D", color = "#F1ECE6") +
  geom_ellipse(aes(x0 = 18, y0 = 32.6, a = 1, b = 0.2, angle = pi), fill = "#414143", color = "#F1ECE6") +
  geom_ellipse(aes(x0 = 22, y0 = 32.6, a = 1, b = 0.2, angle = pi), fill = "#474A4F", color = "#F1ECE6") +
  geom_ellipse(aes(x0 = 26, y0 = 32.6, a = 1, b = 0.2, angle = pi), fill = "#4A494E", color = "#F1ECE6") +
  geom_ellipse(aes(x0 = 30, y0 = 32.6, a = 1, b = 0.2, angle = pi), fill = "#5B5C61", color = "#F1ECE6") +
  geom_ellipse(aes(x0 = 34, y0 = 32.6, a = 1, b = 0.2, angle = pi), fill = "#B5B6BB", color = "#F1ECE6") +
  geom_ellipse(aes(x0 = 38, y0 = 32.6, a = 1, b = 0.2, angle = pi), fill = "#D2D0D5", color = "#F1ECE6") +
  geom_ellipse(aes(x0 = 42, y0 = 32.6, a = 1, b = 0.2, angle = pi), fill = "#DAD8DB", color = "#F1ECE6") +
  geom_ellipse(aes(x0 = 46, y0 = 32.6, a = 1, b = 0.2, angle = pi), fill = "#D8D6D9", color = "#F1ECE6") +

  geom_ellipse(aes(x0 = 0,  y0 = 33, a = 1, b = 0.2, angle = pi), fill = "#9D9CA2", color = "#F1ECE6") +
  geom_ellipse(aes(x0 = 4,  y0 = 33, a = 1, b = 0.2, angle = pi), fill = "#74757A", color = "#F1ECE6") +
  geom_ellipse(aes(x0 = 8,  y0 = 33, a = 1, b = 0.2, angle = pi), fill = "#5A5B5F", color = "#F1ECE6") +
  geom_ellipse(aes(x0 = 12, y0 = 33, a = 1, b = 0.2, angle = pi), fill = "#4F4E53", color = "#F1ECE6") +
  geom_ellipse(aes(x0 = 16, y0 = 33, a = 1, b = 0.2, angle = pi), fill = "#4B464D", color = "#F1ECE6") +
  geom_ellipse(aes(x0 = 20, y0 = 33, a = 1, b = 0.2, angle = pi), fill = "#414143", color = "#F1ECE6") +
  geom_ellipse(aes(x0 = 24, y0 = 33, a = 1, b = 0.2, angle = pi), fill = "#474A4F", color = "#F1ECE6") +
  geom_ellipse(aes(x0 = 28, y0 = 33, a = 1, b = 0.2, angle = pi), fill = "#4A494E", color = "#F1ECE6") +
  geom_ellipse(aes(x0 = 32, y0 = 33, a = 1, b = 0.2, angle = pi), fill = "#5B5C61", color = "#F1ECE6") +
  geom_ellipse(aes(x0 = 36, y0 = 33, a = 1, b = 0.2, angle = pi), fill = "#B5B6BB", color = "#F1ECE6") +
  geom_ellipse(aes(x0 = 40, y0 = 33, a = 1, b = 0.2, angle = pi), fill = "#D2D0D5", color = "#F1ECE6") +
  geom_ellipse(aes(x0 = 44, y0 = 33, a = 1, b = 0.2, angle = pi), fill = "#DAD8DB", color = "#F1ECE6") +
  geom_ellipse(aes(x0 = 48, y0 = 33, a = 1, b = 0.2, angle = pi), fill = "#D8D6D9", color = "#F1ECE6") +

  geom_ellipse(aes(x0 = 2,  y0 = 33.2, a = 1, b = 0.2, angle = pi), fill = "#9D9CA2", color = "#F1ECE6") +
  geom_ellipse(aes(x0 = 6,  y0 = 33.2, a = 1, b = 0.2, angle = pi), fill = "#74757A", color = "#F1ECE6") +
  geom_ellipse(aes(x0 = 10, y0 = 33.2, a = 1, b = 0.2, angle = pi), fill = "#5A5B5F", color = "#F1ECE6") +
  geom_ellipse(aes(x0 = 14, y0 = 33.2, a = 1, b = 0.2, angle = pi), fill = "#4F4E53", color = "#F1ECE6") +
  geom_ellipse(aes(x0 = 18, y0 = 33.2, a = 1, b = 0.2, angle = pi), fill = "#4B464D", color = "#F1ECE6") +
  geom_ellipse(aes(x0 = 22, y0 = 33.2, a = 1, b = 0.2, angle = pi), fill = "#414143", color = "#F1ECE6") +
  geom_ellipse(aes(x0 = 26, y0 = 33.2, a = 1, b = 0.2, angle = pi), fill = "#474A4F", color = "#F1ECE6") +
  geom_ellipse(aes(x0 = 30, y0 = 33.2, a = 1, b = 0.2, angle = pi), fill = "#4A494E", color = "#F1ECE6") +
  geom_ellipse(aes(x0 = 34, y0 = 33.2, a = 1, b = 0.2, angle = pi), fill = "#5B5C61", color = "#F1ECE6") +
  geom_ellipse(aes(x0 = 38, y0 = 33.2, a = 1, b = 0.2, angle = pi), fill = "#B5B6BB", color = "#F1ECE6") +
  geom_ellipse(aes(x0 = 42, y0 = 33.2, a = 1, b = 0.2, angle = pi), fill = "#D2D0D5", color = "#F1ECE6") +
  geom_ellipse(aes(x0 = 46, y0 = 33.2, a = 1, b = 0.2, angle = pi), fill = "#D8D6D9", color = "#F1ECE6") +

  geom_ellipse(aes(x0 = 0,  y0 = 33.8, a = 1, b = 0.3, angle = pi), fill = "#B1B4B9", color = "#F1ECE6") +
  geom_ellipse(aes(x0 = 4,  y0 = 33.8, a = 1, b = 0.3, angle = pi), fill = "#9D9CA2", color = "#F1ECE6") +
  geom_ellipse(aes(x0 = 8,  y0 = 33.8, a = 1, b = 0.3, angle = pi), fill = "#74757A", color = "#F1ECE6") +
  geom_ellipse(aes(x0 = 12, y0 = 33.8, a = 1, b = 0.3, angle = pi), fill = "#5A5B5F", color = "#F1ECE6") +
  geom_ellipse(aes(x0 = 16, y0 = 33.8, a = 1, b = 0.3, angle = pi), fill = "#4F4E53", color = "#F1ECE6") +
  geom_ellipse(aes(x0 = 20, y0 = 33.8, a = 1, b = 0.3, angle = pi), fill = "#4B464D", color = "#F1ECE6") +
  geom_ellipse(aes(x0 = 24, y0 = 33.8, a = 1, b = 0.3, angle = pi), fill = "#414143", color = "#F1ECE6") +
  geom_ellipse(aes(x0 = 28, y0 = 33.8, a = 1, b = 0.3, angle = pi), fill = "#474A4F", color = "#F1ECE6") +
  geom_ellipse(aes(x0 = 32, y0 = 33.8, a = 1, b = 0.3, angle = pi), fill = "#4A494E", color = "#F1ECE6") +
  geom_ellipse(aes(x0 = 36, y0 = 33.8, a = 1, b = 0.3, angle = pi), fill = "#5B5C61", color = "#F1ECE6") +
  geom_ellipse(aes(x0 = 40, y0 = 33.8, a = 1, b = 0.3, angle = pi), fill = "#B5B6BB", color = "#F1ECE6") +
  geom_ellipse(aes(x0 = 44, y0 = 33.8, a = 1, b = 0.3, angle = pi), fill = "#D2D0D5", color = "#F1ECE6") +
  geom_ellipse(aes(x0 = 48, y0 = 33.8, a = 1, b = 0.3, angle = pi), fill = "#D8D6D9", color = "#F1ECE6") +

  geom_ellipse(aes(x0 = 2,  y0 = 34.4, a = 1, b = 0.4, angle = pi), fill = "#B1B4B9", color = "#F1ECE6") +
  geom_ellipse(aes(x0 = 6,  y0 = 34.4, a = 1, b = 0.4, angle = pi), fill = "#9D9CA2", color = "#F1ECE6") +
  geom_ellipse(aes(x0 = 10, y0 = 34.4, a = 1, b = 0.4, angle = pi), fill = "#74757A", color = "#F1ECE6") +
  geom_ellipse(aes(x0 = 14, y0 = 34.4, a = 1, b = 0.4, angle = pi), fill = "#5A5B5F", color = "#F1ECE6") +
  geom_ellipse(aes(x0 = 18, y0 = 34.4, a = 1, b = 0.4, angle = pi), fill = "#4F4E53", color = "#F1ECE6") +
  geom_ellipse(aes(x0 = 22, y0 = 34.4, a = 1, b = 0.4, angle = pi), fill = "#4B464D", color = "#F1ECE6") +
  geom_ellipse(aes(x0 = 26, y0 = 34.4, a = 1, b = 0.4, angle = pi), fill = "#414143", color = "#F1ECE6") +
  geom_ellipse(aes(x0 = 30, y0 = 34.4, a = 1, b = 0.4, angle = pi), fill = "#474A4F", color = "#F1ECE6") +
  geom_ellipse(aes(x0 = 34, y0 = 34.4, a = 1, b = 0.4, angle = pi), fill = "#4A494E", color = "#F1ECE6") +
  geom_ellipse(aes(x0 = 38, y0 = 34.4, a = 1, b = 0.4, angle = pi), fill = "#5B5C61", color = "#F1ECE6") +
  geom_ellipse(aes(x0 = 42, y0 = 34.4, a = 1, b = 0.4, angle = pi), fill = "#B5B6BB", color = "#F1ECE6") +
  geom_ellipse(aes(x0 = 46, y0 = 34.4, a = 1, b = 0.4, angle = pi), fill = "#D2D0D5", color = "#F1ECE6") +

  geom_ellipse(aes(x0 = 0,  y0 = 35.2, a = 1, b = 0.5, angle = pi), fill = "#C2C2C4", color = "#F1ECE6") +
  geom_ellipse(aes(x0 = 4,  y0 = 35.2, a = 1, b = 0.5, angle = pi), fill = "#B1B4B9", color = "#F1ECE6") +
  geom_ellipse(aes(x0 = 8,  y0 = 35.2, a = 1, b = 0.5, angle = pi), fill = "#9D9CA2", color = "#F1ECE6") +
  geom_ellipse(aes(x0 = 12, y0 = 35.2, a = 1, b = 0.5, angle = pi), fill = "#74757A", color = "#F1ECE6") +
  geom_ellipse(aes(x0 = 16, y0 = 35.2, a = 1, b = 0.5, angle = pi), fill = "#5A5B5F", color = "#F1ECE6") +
  geom_ellipse(aes(x0 = 20, y0 = 35.2, a = 1, b = 0.5, angle = pi), fill = "#4F4E53", color = "#F1ECE6") +
  geom_ellipse(aes(x0 = 24, y0 = 35.2, a = 1, b = 0.5, angle = pi), fill = "#4B464D", color = "#F1ECE6") +
  geom_ellipse(aes(x0 = 28, y0 = 35.2, a = 1, b = 0.5, angle = pi), fill = "#414143", color = "#F1ECE6") +
  geom_ellipse(aes(x0 = 32, y0 = 35.2, a = 1, b = 0.5, angle = pi), fill = "#474A4F", color = "#F1ECE6") +
  geom_ellipse(aes(x0 = 36, y0 = 35.2, a = 1, b = 0.5, angle = pi), fill = "#4A494E", color = "#F1ECE6") +
  geom_ellipse(aes(x0 = 40, y0 = 35.2, a = 1, b = 0.5, angle = pi), fill = "#5B5C61", color = "#F1ECE6") +
  geom_ellipse(aes(x0 = 44, y0 = 35.2, a = 1, b = 0.5, angle = pi), fill = "#B5B6BB", color = "#F1ECE6") +
  geom_ellipse(aes(x0 = 48, y0 = 35.2, a = 1, b = 0.5, angle = pi), fill = "#D2D0D5", color = "#F1ECE6") +

  geom_ellipse(aes(x0 = 2,  y0 = 36.2, a = 1, b = 0.6, angle = pi), fill = "#C2C2C4", color = "#F1ECE6") +
  geom_ellipse(aes(x0 = 6,  y0 = 36.2, a = 1, b = 0.6, angle = pi), fill = "#B1B4B9", color = "#F1ECE6") +
  geom_ellipse(aes(x0 = 10, y0 = 36.2, a = 1, b = 0.6, angle = pi), fill = "#9D9CA2", color = "#F1ECE6") +
  geom_ellipse(aes(x0 = 14, y0 = 36.2, a = 1, b = 0.6, angle = pi), fill = "#74757A", color = "#F1ECE6") +
  geom_ellipse(aes(x0 = 18, y0 = 36.2, a = 1, b = 0.6, angle = pi), fill = "#5A5B5F", color = "#F1ECE6") +
  geom_ellipse(aes(x0 = 22, y0 = 36.2, a = 1, b = 0.6, angle = pi), fill = "#4F4E53", color = "#F1ECE6") +
  geom_ellipse(aes(x0 = 26, y0 = 36.2, a = 1, b = 0.6, angle = pi), fill = "#4B464D", color = "#F1ECE6") +
  geom_ellipse(aes(x0 = 30, y0 = 36.2, a = 1, b = 0.6, angle = pi), fill = "#414143", color = "#F1ECE6") +
  geom_ellipse(aes(x0 = 34, y0 = 36.2, a = 1, b = 0.6, angle = pi), fill = "#474A4F", color = "#F1ECE6") +
  geom_ellipse(aes(x0 = 38, y0 = 36.2, a = 1, b = 0.6, angle = pi), fill = "#4A494E", color = "#F1ECE6") +
  geom_ellipse(aes(x0 = 42, y0 = 36.2, a = 1, b = 0.6, angle = pi), fill = "#5B5C61", color = "#F1ECE6") +
  geom_ellipse(aes(x0 = 46, y0 = 36.2, a = 1, b = 0.6, angle = pi), fill = "#B5B6BB", color = "#F1ECE6") +

  geom_ellipse(aes(x0 = 0,  y0 = 37.4, a = 1, b = 0.7, angle = pi), fill = "#D3D1D2", color = "#F1ECE6") +
  geom_ellipse(aes(x0 = 4,  y0 = 37.4, a = 1, b = 0.7, angle = pi), fill = "#C2C2C4", color = "#F1ECE6") +
  geom_ellipse(aes(x0 = 8,  y0 = 37.4, a = 1, b = 0.7, angle = pi), fill = "#9D9CA2", color = "#F1ECE6") +
  geom_ellipse(aes(x0 = 12, y0 = 37.4, a = 1, b = 0.7, angle = pi), fill = "#74757A", color = "#F1ECE6") +
  geom_ellipse(aes(x0 = 16, y0 = 37.4, a = 1, b = 0.7, angle = pi), fill = "#5A5B5F", color = "#F1ECE6") +
  geom_ellipse(aes(x0 = 20, y0 = 37.4, a = 1, b = 0.7, angle = pi), fill = "#4F4E53", color = "#F1ECE6") +
  geom_ellipse(aes(x0 = 24, y0 = 37.4, a = 1, b = 0.7, angle = pi), fill = "#4B464D", color = "#F1ECE6") +
  geom_ellipse(aes(x0 = 28, y0 = 37.4, a = 1, b = 0.7, angle = pi), fill = "#414143", color = "#F1ECE6") +
  geom_ellipse(aes(x0 = 32, y0 = 37.4, a = 1, b = 0.7, angle = pi), fill = "#474A4F", color = "#F1ECE6") +
  geom_ellipse(aes(x0 = 36, y0 = 37.4, a = 1, b = 0.7, angle = pi), fill = "#4A494E", color = "#F1ECE6") +
  geom_ellipse(aes(x0 = 40, y0 = 37.4, a = 1, b = 0.7, angle = pi), fill = "#474A4F", color = "#F1ECE6") +
  geom_ellipse(aes(x0 = 44, y0 = 37.4, a = 1, b = 0.7, angle = pi), fill = "#5B5C61", color = "#F1ECE6") +
  geom_ellipse(aes(x0 = 48, y0 = 37.4, a = 1, b = 0.7, angle = pi), fill = "#B5B6BB", color = "#F1ECE6") +
  
  geom_ellipse(aes(x0 = 2,  y0 = 38.8, a = 1, b = 0.8, angle = pi), fill = "#D3D1D2", color = "#F1ECE6") +
  geom_ellipse(aes(x0 = 6,  y0 = 38.8, a = 1, b = 0.8, angle = pi), fill = "#C2C2C4", color = "#F1ECE6") +
  geom_ellipse(aes(x0 = 10, y0 = 38.8, a = 1, b = 0.8, angle = pi), fill = "#9D9CA2", color = "#F1ECE6") +
  geom_ellipse(aes(x0 = 14, y0 = 38.8, a = 1, b = 0.8, angle = pi), fill = "#74757A", color = "#F1ECE6") +
  geom_ellipse(aes(x0 = 18, y0 = 38.8, a = 1, b = 0.8, angle = pi), fill = "#5A5B5F", color = "#F1ECE6") +
  geom_ellipse(aes(x0 = 22, y0 = 38.8, a = 1, b = 0.8, angle = pi), fill = "#4F4E53", color = "#F1ECE6") +
  geom_ellipse(aes(x0 = 26, y0 = 38.8, a = 1, b = 0.8, angle = pi), fill = "#4B464D", color = "#F1ECE6") +
  geom_ellipse(aes(x0 = 30, y0 = 38.8, a = 1, b = 0.8, angle = pi), fill = "#414143", color = "#F1ECE6") +
  geom_ellipse(aes(x0 = 34, y0 = 38.8, a = 1, b = 0.8, angle = pi), fill = "#474A4F", color = "#F1ECE6") +
  geom_ellipse(aes(x0 = 38, y0 = 38.8, a = 1, b = 0.8, angle = pi), fill = "#4A494E", color = "#F1ECE6") +
  geom_ellipse(aes(x0 = 42, y0 = 38.8, a = 1, b = 0.8, angle = pi), fill = "#474A4F", color = "#F1ECE6") +
  geom_ellipse(aes(x0 = 46, y0 = 38.8, a = 1, b = 0.8, angle = pi), fill = "#5B5C61", color = "#F1ECE6") +

  geom_ellipse(aes(x0 = 0,  y0 = 40.6, a = 1, b = 0.9, angle = pi), fill = "#D9D8D6", color = "#F1ECE6") +
  geom_ellipse(aes(x0 = 4,  y0 = 40.6, a = 1, b = 0.9, angle = pi), fill = "#D3D1D2", color = "#F1ECE6") +
  geom_ellipse(aes(x0 = 8,  y0 = 40.6, a = 1, b = 0.9, angle = pi), fill = "#C2C2C4", color = "#F1ECE6") +
  geom_ellipse(aes(x0 = 12, y0 = 40.6, a = 1, b = 0.9, angle = pi), fill = "#9D9CA2", color = "#F1ECE6") +
  geom_ellipse(aes(x0 = 16, y0 = 40.6, a = 1, b = 0.9, angle = pi), fill = "#74757A", color = "#F1ECE6") +
  geom_ellipse(aes(x0 = 20, y0 = 40.6, a = 1, b = 0.9, angle = pi), fill = "#5A5B5F", color = "#F1ECE6") +
  geom_ellipse(aes(x0 = 24, y0 = 40.6, a = 1, b = 0.9, angle = pi), fill = "#4F4E53", color = "#F1ECE6") +
  geom_ellipse(aes(x0 = 28, y0 = 40.6, a = 1, b = 0.9, angle = pi), fill = "#4B464D", color = "#F1ECE6") +
  geom_ellipse(aes(x0 = 32, y0 = 40.6, a = 1, b = 0.9, angle = pi), fill = "#414143", color = "#F1ECE6") +
  geom_ellipse(aes(x0 = 36, y0 = 40.6, a = 1, b = 0.9, angle = pi), fill = "#474A4F", color = "#F1ECE6") +
  geom_ellipse(aes(x0 = 40, y0 = 40.6, a = 1, b = 0.9, angle = pi), fill = "#4A494E", color = "#F1ECE6") +
  geom_ellipse(aes(x0 = 44, y0 = 40.6, a = 1, b = 0.9, angle = pi), fill = "#474A4F", color = "#F1ECE6") +
  geom_ellipse(aes(x0 = 48, y0 = 40.6, a = 1, b = 0.9, angle = pi), fill = "#5B5C61", color = "#F1ECE6") +

  geom_ellipse(aes(x0 = 2,  y0 = 42.6, a = 1, b = 1, angle = pi), fill = "#D9D8D6", color = "#F1ECE6") +
  geom_ellipse(aes(x0 = 6,  y0 = 42.6, a = 1, b = 1, angle = pi), fill = "#D3D1D2", color = "#F1ECE6") +
  geom_ellipse(aes(x0 = 10, y0 = 42.6, a = 1, b = 1, angle = pi), fill = "#C2C2C4", color = "#F1ECE6") +
  geom_ellipse(aes(x0 = 14, y0 = 42.6, a = 1, b = 1, angle = pi), fill = "#9D9CA2", color = "#F1ECE6") +
  geom_ellipse(aes(x0 = 18, y0 = 42.6, a = 1, b = 1, angle = pi), fill = "#74757A", color = "#F1ECE6") +
  geom_ellipse(aes(x0 = 22, y0 = 42.6, a = 1, b = 1, angle = pi), fill = "#5A5B5F", color = "#F1ECE6") +
  geom_ellipse(aes(x0 = 26, y0 = 42.6, a = 1, b = 1, angle = pi), fill = "#4F4E53", color = "#F1ECE6") +
  geom_ellipse(aes(x0 = 30, y0 = 42.6, a = 1, b = 1, angle = pi), fill = "#4B464D", color = "#F1ECE6") +
  geom_ellipse(aes(x0 = 34, y0 = 42.6, a = 1, b = 1, angle = pi), fill = "#414143", color = "#F1ECE6") +
  geom_ellipse(aes(x0 = 38, y0 = 42.6, a = 1, b = 1, angle = pi), fill = "#474A4F", color = "#F1ECE6") +
  geom_ellipse(aes(x0 = 42, y0 = 42.6, a = 1, b = 1, angle = pi), fill = "#4A494E", color = "#F1ECE6") +
  geom_ellipse(aes(x0 = 46, y0 = 42.6, a = 1, b = 1, angle = pi), fill = "#474A4F", color = "#F1ECE6") +

  geom_ellipse(aes(x0 = 0,  y0 = 44.6, a = 1, b = 1, angle = pi), fill = "#E3DFDC", color = "#F1ECE6") +
  geom_ellipse(aes(x0 = 4,  y0 = 44.6, a = 1, b = 1, angle = pi), fill = "#D9D8D6", color = "#F1ECE6") +
  geom_ellipse(aes(x0 = 8,  y0 = 44.6, a = 1, b = 1, angle = pi), fill = "#D3D1D2", color = "#F1ECE6") +
  geom_ellipse(aes(x0 = 12, y0 = 44.6, a = 1, b = 1, angle = pi), fill = "#C2C2C4", color = "#F1ECE6") +
  geom_ellipse(aes(x0 = 16, y0 = 44.6, a = 1, b = 1, angle = pi), fill = "#9D9CA2", color = "#F1ECE6") +
  geom_ellipse(aes(x0 = 20, y0 = 44.6, a = 1, b = 1, angle = pi), fill = "#74757A", color = "#F1ECE6") +
  geom_ellipse(aes(x0 = 24, y0 = 44.6, a = 1, b = 1, angle = pi), fill = "#5A5B5F", color = "#F1ECE6") +
  geom_ellipse(aes(x0 = 28, y0 = 44.6, a = 1, b = 1, angle = pi), fill = "#4F4E53", color = "#F1ECE6") +
  geom_ellipse(aes(x0 = 32, y0 = 44.6, a = 1, b = 1, angle = pi), fill = "#4B464D", color = "#F1ECE6") +
  geom_ellipse(aes(x0 = 36, y0 = 44.6, a = 1, b = 1, angle = pi), fill = "#414143", color = "#F1ECE6") +
  geom_ellipse(aes(x0 = 40, y0 = 44.6, a = 1, b = 1, angle = pi), fill = "#474A4F", color = "#F1ECE6") +
  geom_ellipse(aes(x0 = 44, y0 = 44.6, a = 1, b = 1, angle = pi), fill = "#4A494E", color = "#F1ECE6") +
  geom_ellipse(aes(x0 = 48, y0 = 44.6, a = 1, b = 1, angle = pi), fill = "#474A4F", color = "#F1ECE6") +
  
  theme_void() +
  theme(
    plot.background = element_rect(fill = "#F1ECE9", color = "#F1ECE9"),
    plot.margin = margin(c(0,0,0,0), unit="cm")
  ) +
  coord_fixed()